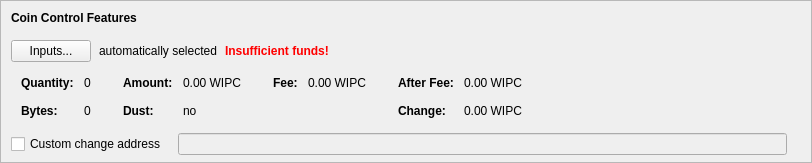
    <widget class="QFrame" name="frameCoinControl">
     <property name="sizePolicy">
      <sizepolicy hsizetype="Expanding" vsizetype="Expanding">
       <horstretch>0</horstretch>
       <verstretch>0</verstretch>
      </sizepolicy>
     </property>
     <property name="maximumSize">
      <size>
       <width>16777215</width>
       <height>16777215</height>
      </size>
     </property>
     <property name="frameShape">
      <enum>QFrame::StyledPanel</enum>
     </property>
     <property name="frameShadow">
      <enum>QFrame::Sunken</enum>
     </property>
     <layout class="QVBoxLayout" name="verticalLayoutCoinControl2">
      <property name="spacing">
       <number>0</number>
      </property>
      <property name="leftMargin">
       <number>0</number>
      </property>
      <property name="topMargin">
       <number>0</number>
      </property>
      <property name="rightMargin">
       <number>0</number>
      </property>
      <property name="bottomMargin">
       <number>6</number>
      </property>
      <item>
       <layout class="QVBoxLayout" name="verticalLayoutCoinControl" stretch="0,0,0,0,1">
        <property name="spacing">
         <number>0</number>
        </property>
        <property name="leftMargin">
         <number>10</number>
        </property>
        <property name="topMargin">
         <number>10</number>
        </property>
        <item>
         <layout class="QHBoxLayout" name="horizontalLayoutCoinControl1">
          <property name="bottomMargin">
           <number>15</number>
          </property>
          <item>
           <widget class="QLabel" name="labelCoinControlFeatures">
            <property name="sizePolicy">
             <sizepolicy hsizetype="Preferred" vsizetype="Maximum">
              <horstretch>0</horstretch>
              <verstretch>0</verstretch>
             </sizepolicy>
            </property>
            <property name="font">
             <font>
              <weight>75</weight>
              <bold>true</bold>
             </font>
            </property>
            <property name="styleSheet">
             <string notr="true">font-weight:bold;</string>
            </property>
            <property name="text">
             <string>Coin Control Features</string>
            </property>
           </widget>
          </item>
         </layout>
        </item>
        <item>
         <layout class="QHBoxLayout" name="horizontalLayoutCoinControl2" stretch="0,0,0,0">
          <property name="spacing">
           <number>8</number>
          </property>
          <property name="bottomMargin">
           <number>10</number>
          </property>
          <item>
           <widget class="QPushButton" name="pushButtonCoinControl">
            <property name="styleSheet">
             <string notr="true"/>
            </property>
            <property name="text">
             <string>Inputs...</string>
            </property>
            <property name="autoDefault">
             <bool>false</bool>
            </property>
           </widget>
          </item>
          <item>
           <widget class="QLabel" name="labelCoinControlAutomaticallySelected">
            <property name="text">
             <string>automatically selected</string>
            </property>
            <property name="margin">
             <number>5</number>
            </property>
           </widget>
          </item>
          <item>
           <widget class="QLabel" name="labelCoinControlInsuffFunds">
            <property name="font">
             <font>
              <weight>75</weight>
              <bold>true</bold>
             </font>
            </property>
            <property name="styleSheet">
             <string notr="true">color:red;font-weight:bold;</string>
            </property>
            <property name="text">
             <string>Insufficient funds!</string>
            </property>
            <property name="margin">
             <number>5</number>
            </property>
           </widget>
          </item>
          <item>
           <spacer name="horizontalSpacerCoinControl">
            <property name="orientation">
             <enum>Qt::Horizontal</enum>
            </property>
            <property name="sizeHint" stdset="0">
             <size>
              <width>40</width>
              <height>1</height>
             </size>
            </property>
           </spacer>
          </item>
         </layout>
        </item>
        <item>
         <widget class="QWidget" name="widgetCoinControl" native="true">
          <property name="sizePolicy">
           <sizepolicy hsizetype="Preferred" vsizetype="Preferred">
            <horstretch>0</horstretch>
            <verstretch>0</verstretch>
           </sizepolicy>
          </property>
          <property name="minimumSize">
           <size>
            <width>0</width>
            <height>0</height>
           </size>
          </property>
          <property name="styleSheet">
           <string notr="true"/>
          </property>
          <layout class="QHBoxLayout" name="horizontalLayoutCoinControl5">
           <property name="leftMargin">
            <number>0</number>
           </property>
           <property name="topMargin">
            <number>0</number>
           </property>
           <property name="rightMargin">
            <number>0</number>
           </property>
           <property name="bottomMargin">
            <number>0</number>
           </property>
           <item>
            <layout class="QHBoxLayout" name="horizontalLayoutCoinControl3" stretch="0,0,0,1">
             <property name="spacing">
              <number>20</number>
             </property>
             <property name="topMargin">
              <number>0</number>
             </property>
             <property name="bottomMargin">
              <number>10</number>
             </property>
             <item>
              <layout class="QFormLayout" name="formLayoutCoinControl1">
               <property name="horizontalSpacing">
                <number>10</number>
               </property>
               <property name="verticalSpacing">
                <number>14</number>
               </property>
               <property name="leftMargin">
                <number>10</number>
               </property>
               <property name="topMargin">
                <number>4</number>
               </property>
               <property name="rightMargin">
                <number>6</number>
               </property>
               <item row="0" column="0">
                <widget class="QLabel" name="labelCoinControlQuantityText">
                 <property name="font">
                  <font>
                   <weight>75</weight>
                   <bold>true</bold>
                  </font>
                 </property>
                 <property name="text">
                  <string>Quantity:</string>
                 </property>
                 <property name="margin">
                  <number>0</number>
                 </property>
                </widget>
               </item>
               <item row="0" column="1">
                <widget class="QLabel" name="labelCoinControlQuantity">
                 <property name="cursor">
                  <cursorShape>IBeamCursor</cursorShape>
                 </property>
                 <property name="contextMenuPolicy">
                  <enum>Qt::ActionsContextMenu</enum>
                 </property>
                 <property name="text">
                  <string notr="true">0</string>
                 </property>
                 <property name="margin">
                  <number>0</number>
                 </property>
                 <property name="textInteractionFlags">
                  <set>Qt::LinksAccessibleByMouse|Qt::TextSelectableByKeyboard|Qt::TextSelectableByMouse</set>
                 </property>
                </widget>
               </item>
               <item row="1" column="0">
                <widget class="QLabel" name="labelCoinControlBytesText">
                 <property name="font">
                  <font>
                   <weight>75</weight>
                   <bold>true</bold>
                  </font>
                 </property>
                 <property name="text">
                  <string>Bytes:</string>
                 </property>
                </widget>
               </item>
               <item row="1" column="1">
                <widget class="QLabel" name="labelCoinControlBytes">
                 <property name="cursor">
                  <cursorShape>IBeamCursor</cursorShape>
                 </property>
                 <property name="contextMenuPolicy">
                  <enum>Qt::ActionsContextMenu</enum>
                 </property>
                 <property name="text">
                  <string notr="true">0</string>
                 </property>
                 <property name="textInteractionFlags">
                  <set>Qt::LinksAccessibleByMouse|Qt::TextSelectableByKeyboard|Qt::TextSelectableByMouse</set>
                 </property>
                </widget>
               </item>
              </layout>
             </item>
             <item>
              <layout class="QFormLayout" name="formLayoutCoinControl2">
               <property name="horizontalSpacing">
                <number>10</number>
               </property>
               <property name="verticalSpacing">
                <number>14</number>
               </property>
               <property name="leftMargin">
                <number>6</number>
               </property>
               <property name="topMargin">
                <number>4</number>
               </property>
               <property name="rightMargin">
                <number>6</number>
               </property>
               <item row="0" column="0">
                <widget class="QLabel" name="labelCoinControlAmountText">
                 <property name="font">
                  <font>
                   <weight>75</weight>
                   <bold>true</bold>
                  </font>
                 </property>
                 <property name="text">
                  <string>Amount:</string>
                 </property>
                 <property name="margin">
                  <number>0</number>
                 </property>
                </widget>
               </item>
               <item row="0" column="1">
                <widget class="QLabel" name="labelCoinControlAmount">
                 <property name="cursor">
                  <cursorShape>IBeamCursor</cursorShape>
                 </property>
                 <property name="contextMenuPolicy">
                  <enum>Qt::ActionsContextMenu</enum>
                 </property>
                 <property name="text">
                  <string notr="true">0.00 WIPC</string>
                 </property>
                 <property name="textInteractionFlags">
                  <set>Qt::LinksAccessibleByMouse|Qt::TextSelectableByKeyboard|Qt::TextSelectableByMouse</set>
                 </property>
                </widget>
               </item>
               <item row="1" column="0">
                <widget class="QLabel" name="labelCoinControlLowOutputText">
                 <property name="font">
                  <font>
                   <weight>75</weight>
                   <bold>true</bold>
                  </font>
                 </property>
                 <property name="text">
                  <string>Dust:</string>
                 </property>
                </widget>
               </item>
               <item row="1" column="1">
                <widget class="QLabel" name="labelCoinControlLowOutput">
                 <property name="cursor">
                  <cursorShape>IBeamCursor</cursorShape>
                 </property>
                 <property name="contextMenuPolicy">
                  <enum>Qt::ActionsContextMenu</enum>
                 </property>
                 <property name="text">
                  <string notr="true">no</string>
                 </property>
                 <property name="textInteractionFlags">
                  <set>Qt::LinksAccessibleByMouse|Qt::TextSelectableByKeyboard|Qt::TextSelectableByMouse</set>
                 </property>
                </widget>
               </item>
              </layout>
             </item>
             <item>
              <layout class="QFormLayout" name="formLayoutCoinControl3">
               <property name="horizontalSpacing">
                <number>10</number>
               </property>
               <property name="verticalSpacing">
                <number>14</number>
               </property>
               <property name="leftMargin">
                <number>6</number>
               </property>
               <property name="topMargin">
                <number>4</number>
               </property>
               <property name="rightMargin">
                <number>6</number>
               </property>
               <item row="0" column="0">
                <widget class="QLabel" name="labelCoinControlFeeText">
                 <property name="font">
                  <font>
                   <weight>75</weight>
                   <bold>true</bold>
                  </font>
                 </property>
                 <property name="text">
                  <string>Fee:</string>
                 </property>
                 <property name="margin">
                  <number>0</number>
                 </property>
                </widget>
               </item>
               <item row="0" column="1">
                <widget class="QLabel" name="labelCoinControlFee">
                 <property name="cursor">
                  <cursorShape>IBeamCursor</cursorShape>
                 </property>
                 <property name="contextMenuPolicy">
                  <enum>Qt::ActionsContextMenu</enum>
                 </property>
                 <property name="text">
                  <string notr="true">0.00 WIPC</string>
                 </property>
                 <property name="textInteractionFlags">
                  <set>Qt::LinksAccessibleByMouse|Qt::TextSelectableByKeyboard|Qt::TextSelectableByMouse</set>
                 </property>
                </widget>
               </item>
              </layout>
             </item>
             <item>
              <layout class="QFormLayout" name="formLayoutCoinControl4">
               <property name="horizontalSpacing">
                <number>10</number>
               </property>
               <property name="verticalSpacing">
                <number>14</number>
               </property>
               <property name="leftMargin">
                <number>6</number>
               </property>
               <property name="topMargin">
                <number>4</number>
               </property>
               <property name="rightMargin">
                <number>6</number>
               </property>
               <item row="0" column="0">
                <widget class="QLabel" name="labelCoinControlAfterFeeText">
                 <property name="font">
                  <font>
                   <weight>75</weight>
                   <bold>true</bold>
                  </font>
                 </property>
                 <property name="text">
                  <string>After Fee:</string>
                 </property>
                 <property name="margin">
                  <number>0</number>
                 </property>
                </widget>
               </item>
               <item row="0" column="1">
                <widget class="QLabel" name="labelCoinControlAfterFee">
                 <property name="cursor">
                  <cursorShape>IBeamCursor</cursorShape>
                 </property>
                 <property name="contextMenuPolicy">
                  <enum>Qt::ActionsContextMenu</enum>
                 </property>
                 <property name="text">
                  <string notr="true">0.00 WIPC</string>
                 </property>
                 <property name="textInteractionFlags">
                  <set>Qt::LinksAccessibleByMouse|Qt::TextSelectableByKeyboard|Qt::TextSelectableByMouse</set>
                 </property>
                </widget>
               </item>
               <item row="1" column="0">
                <widget class="QLabel" name="labelCoinControlChangeText">
                 <property name="font">
                  <font>
                   <weight>75</weight>
                   <bold>true</bold>
                  </font>
                 </property>
                 <property name="text">
                  <string>Change:</string>
                 </property>
                </widget>
               </item>
               <item row="1" column="1">
                <widget class="QLabel" name="labelCoinControlChange">
                 <property name="cursor">
                  <cursorShape>IBeamCursor</cursorShape>
                 </property>
                 <property name="contextMenuPolicy">
                  <enum>Qt::ActionsContextMenu</enum>
                 </property>
                 <property name="text">
                  <string notr="true">0.00 WIPC</string>
                 </property>
                 <property name="textInteractionFlags">
                  <set>Qt::LinksAccessibleByMouse|Qt::TextSelectableByKeyboard|Qt::TextSelectableByMouse</set>
                 </property>
                </widget>
               </item>
              </layout>
             </item>
            </layout>
           </item>
          </layout>
         </widget>
        </item>
        <item>
         <layout class="QHBoxLayout" name="horizontalLayoutCoinControl4" stretch="0,0,0">
          <property name="spacing">
           <number>12</number>
          </property>
          <property name="sizeConstraint">
           <enum>QLayout::SetDefaultConstraint</enum>
          </property>
          <property name="topMargin">
           <number>5</number>
          </property>
          <property name="rightMargin">
           <number>5</number>
          </property>
          <item>
           <widget class="QCheckBox" name="checkBoxCoinControlChange">
            <property name="toolTip">
             <string>If this is activated, but the change address is empty or invalid, change will be sent to a newly generated address.</string>
            </property>
            <property name="text">
             <string>Custom change address</string>
            </property>
           </widget>
          </item>
          <item>
           <widget class="QValidatedLineEdit" name="lineEditCoinControlChange">
            <property name="enabled">
             <bool>false</bool>
            </property>
            <property name="sizePolicy">
             <sizepolicy hsizetype="Expanding" vsizetype="Fixed">
              <horstretch>0</horstretch>
              <verstretch>0</verstretch>
             </sizepolicy>
            </property>
           </widget>
          </item>
          <item>
           <widget class="QLabel" name="labelCoinControlChangeLabel">
            <property name="sizePolicy">
             <sizepolicy hsizetype="Preferred" vsizetype="Expanding">
              <horstretch>0</horstretch>
              <verstretch>0</verstretch>
             </sizepolicy>
            </property>
            <property name="minimumSize">
             <size>
              <width>0</width>
              <height>0</height>
             </size>
            </property>
            <property name="text">
             <string/>
            </property>
            <property name="margin">
             <number>3</number>
            </property>
           </widget>
          </item>
         </layout>
        </item>
        <item>
         <spacer name="verticalSpacerCoinControl">
          <property name="orientation">
           <enum>Qt::Vertical</enum>
          </property>
          <property name="sizeHint" stdset="0">
           <size>
            <width>800</width>
            <height>1</height>
           </size>
          </property>
         </spacer>
        </item>
       </layout>
      </item>
     </layout>
    </widget>
